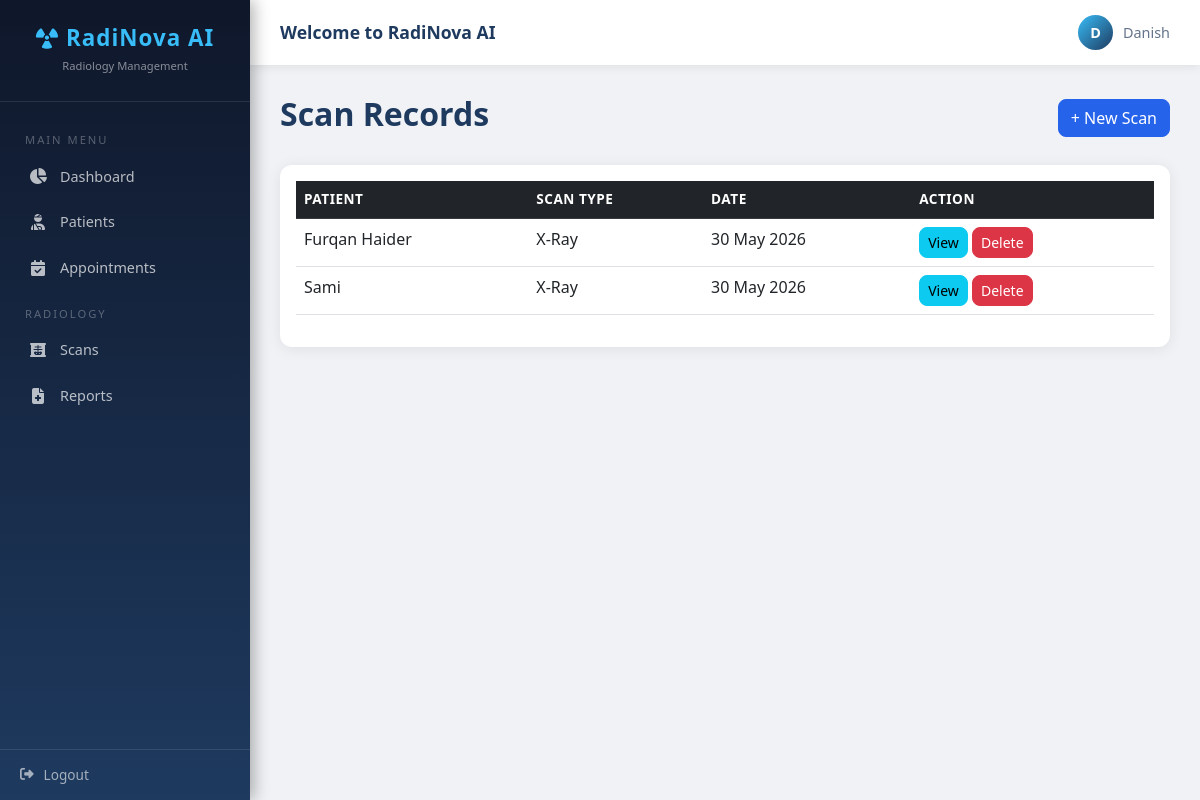
Screenshot of /radiology/ with the database file from the repository.
### radiology/models.py (models this page shows, shortened)
class ScanRecord(models.Model):
    SCAN_CHOICES = [
        ('X-Ray', 'X-Ray'),
        ('Ultrasound', 'Ultrasound'),
    ]
    patient = models.ForeignKey(Patient, on_delete=models.CASCADE)
    appointment = models.ForeignKey(Appointment, on_delete=models.SET_NULL, null=True, blank=True)
    scan_category = models.CharField(max_length=50, choices=SCAN_CHOICES)
    scan_image = models.ImageField(upload_to='scans/', blank=True, null=True)
    clinical_notes = models.TextField(blank=True)
    scan_date = models.DateTimeField(auto_now_add=True)

### patients/models.py (models this page shows, shortened)
class Patient(models.Model):
    GENDER_CHOICES = [
        ('Male', 'Male'),
        ('Female', 'Female'),
        ('Other', 'Other'),
    ]
    full_name = models.CharField(max_length=200)
    date_of_birth = models.DateField()
    gender = models.CharField(max_length=10, choices=GENDER_CHOICES)
    contact_number = models.CharField(max_length=20)
    medical_history = models.TextField(blank=True)
    created_at = models.DateTimeField(auto_now_add=True)

### radiology/views.py (the view)
# urls.py: path('', views.scans_list, name='scans_list'),
def scans_list(request):
    scans = ScanRecord.objects.all().order_by('-scan_date')
    return render(request, 'scans_list.html', {'scans': scans})

### templates/scans_list.html
{% extends 'base.html' %}
{% block content %}
<div class='d-flex justify-content-between align-items-center mb-4'>
<h2>Scan Records</h2>
<a href='/radiology/add/' class='btn btn-primary'>+ New Scan</a>
</div>
<div class='card'><div class='card-body'>
<table class='table table-hover'>
<thead class='table-dark'><tr><th>Patient</th><th>Scan Type</th><th>Date</th><th>Action</th></tr></thead>
<tbody>
{% for scan in scans %}
<tr>
<td>{{ scan.patient.full_name }}</td>
<td>{{ scan.scan_category }}</td>
<td>{{ scan.scan_date|date:'d M Y' }}</td>
<td>
<a href='/radiology/{{ scan.id }}/' class='btn btn-sm btn-info'>View</a>
<a href='/radiology/{{ scan.id }}/delete/' class='btn btn-sm btn-danger' onclick="return confirm('Delete karen?')">Delete</a>
</td>
</tr>
{% empty %}
<tr><td colspan='4' class='text-center'>No scans found</td></tr>
{% endfor %}
</tbody></table>
</div></div>
{% endblock %}

### templates/base.html (style rules this page uses)
* { margin: 0; padding: 0; box-sizing: border-box; }
body { font-family: 'Segoe UI', sans-serif; background: #f0f2f5; }
.card { border: none; border-radius: 12px; box-shadow: 0 2px 15px rgba(0,0,0,0.08); margin-bottom: 20px; }
.btn-primary { background: #2563eb; border-color: #2563eb; border-radius: 8px; }
.btn-danger { border-radius: 8px; }
.btn-info { border-radius: 8px; }
.table thead th { font-size: 0.85rem; text-transform: uppercase; letter-spacing: 0.5px; }
h2 { color: #1e3a5f; font-weight: 700; }

### rows the page displays
ScanRecord: patient.full_name "Furqan Haider", scan_category "X-Ray", scan_date "30 May 2026"
ScanRecord: patient.full_name "Sami", scan_category "X-Ray", scan_date "30 May 2026"
